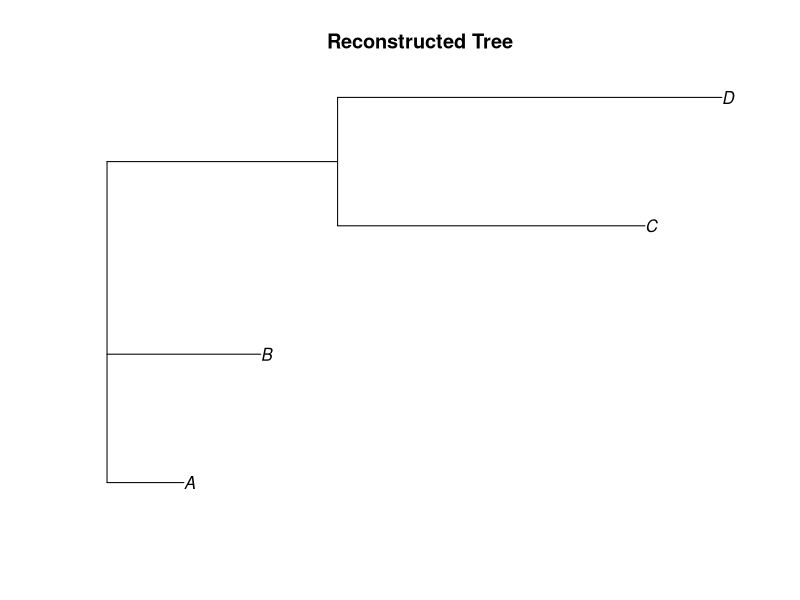
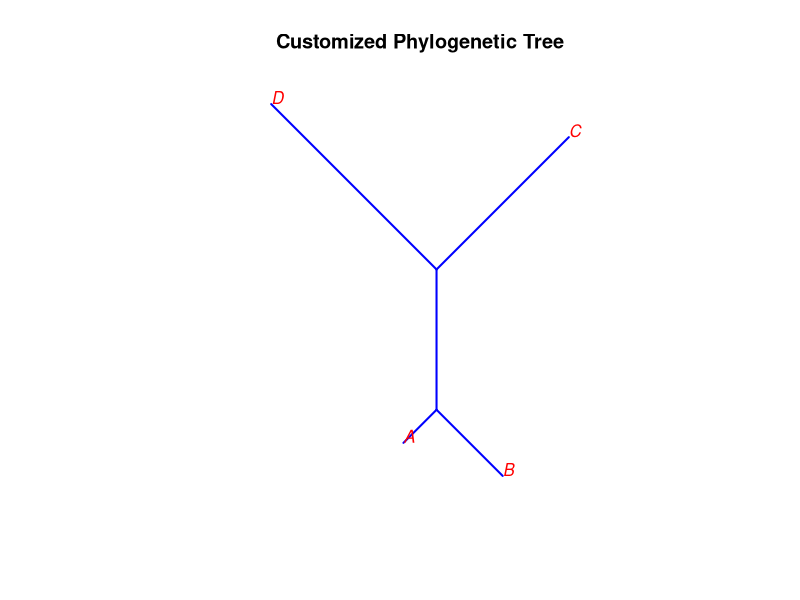
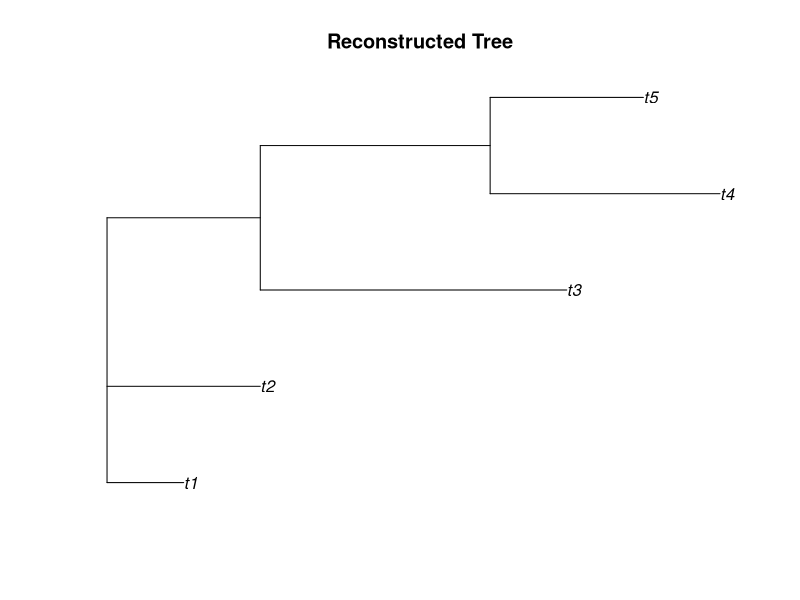
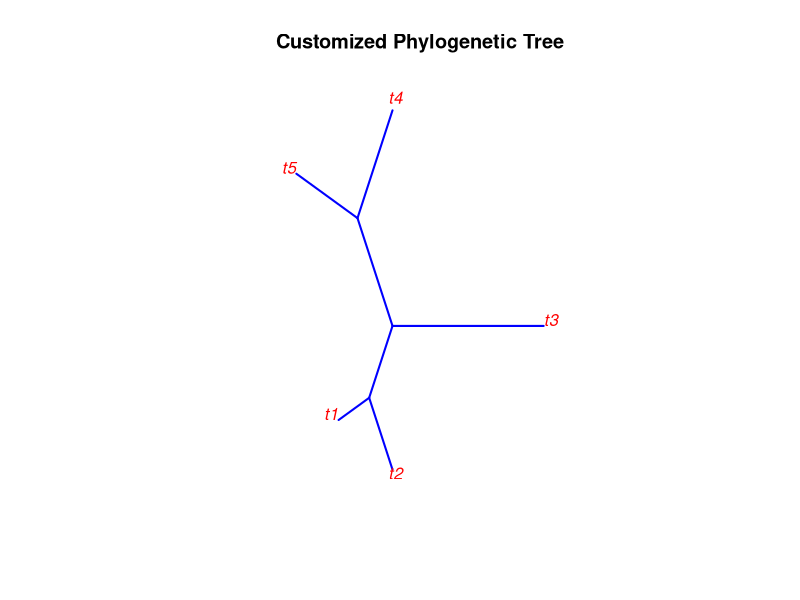

Reproduce these figures in R, in order.
## ---- chunk 1
# Load the ape package
library(ape)

# Define the tree as a list and assign the class "phylo"
egtree <- list(
  edge = matrix(c(5, 1,
                  5, 2,
                  5, 6,
                  6, 3,
                  6, 4), ncol = 2, byrow = TRUE),
  tip.label = c("A", "B", "C", "D"),
  Nnode = 2,
  edge.length = c(0.1, 0.2, 0.3, 0.4, 0.5)
)
class(egtree) <- "phylo"

# Plot the tree
plot(egtree, main = "Reconstructed Tree")

plot.phylo(egtree, type = "unrooted", edge.color = "blue", edge.width = 2, tip.color = "red", main = "Customized Phylogenetic Tree")
## ---- chunk 2
D = matrix(c(0,5,9,9,8,5,0,10,10,9,9,10,0,8,7,9,10,8,0,3,8,9,7,3,0), ncol=5)
# Calculate Q matrix
cal_Q <- function(D_matrix) {}
n = dim(D)[1]
st_m = matrix(0, ncol=n, nrow=n) # Standard matrix
diag(st_m) <- 1
Q = matrix(0, ncol=n, nrow=n)
trans_m = matrix(1, ncol=n, nrow=n)
d1 = D %*% trans_m
d2 = t(d1)
Q = (n-2) * D - d1 - d2
diag(Q) <- 0
min(Q)
cord = which(Q==-50,arr.ind=TRUE)[1,]
cord1 = cord[2]
cord2 = cord[1]
delta1 = 0.5 * D[cord1,cord2] + 0.5/(n-2)*(d1[cord1,cord2]-d2[cord1,cord2])
delta2 = D[cord1,cord2] - delta1

trans_m = st_m
trans_m[cord1,cord2] = 1
new_row = trans_m %*% D

trans_m = st_m
trans_m[cord1,] = -1
new_row = 0.5 * (new_row %*% trans_m)[cord1,c(-cord1, -cord2)]
D <- D[c(-cord1,-cord2),]
D <- D[,c(-cord1,-cord2)]
D <- rbind(new_row, D)
D <- cbind(c(0,new_row), D)
## ---- chunk 3
NJ <- function(D_matrix, total_dim, edge_vector) {
  n = dim(D_matrix)[1]
  st_m = matrix(0, ncol=n, nrow=n) # Standard matrix
  diag(st_m) <- 1
  Q = matrix(0, ncol=n, nrow=n)
  trans_m = matrix(1, ncol=n, nrow=n)
  d1 = D_matrix %*% trans_m
  d2 = t(d1)
  Q = (n-2) * D_matrix - d1 - d2
  diag(Q) <- 0
  minQ <- min(Q)
  cord = which(Q==minQ, arr.ind=TRUE)[1,]
  cord1 = cord[2]
  cord2 = cord[1]
  
  edge1 = edge_vector[cord1]
  edge2 = edge_vector[cord2] # retrieve the edge values for joining taxa
  #if(n != total_dim) {
   # if(cord1 == 1) {
    #  edge1 = 2*total_dim-n # edge value for new node created in last iteration
    #}
  #} 
  delta1 = 0.5 * D_matrix[cord1,cord2] + 0.5/(n-2)*(d1[cord1,cord2]-d2[cord1,cord2])
  delta2 = D_matrix[cord1,cord2] - delta1
  
  if (n==3) {
    delta3 = D_matrix[1,3] - delta1 # it's for the last iteration which will omit 3 delta values. The last Q matrix must be a matrix with all equal values not in diagonal
    edge3 = edge_vector[3]
    return(list(c(edge1, edge2, edge3), c(delta1, delta2, delta3)))
  } # the last iteration would not need to update the D matrix and just return edge values and delta
  
  trans_m = st_m
  trans_m[cord1,cord2] = 1
  new_row = trans_m %*% D_matrix
  
  trans_m = st_m
  trans_m[cord1,] = -1
  new_row = 0.5 * (new_row %*% trans_m)[cord1,c(-cord1, -cord2)]

  D_matrix <- D_matrix[c(-cord1,-cord2),]
  D_matrix <- D_matrix[,c(-cord1,-cord2)] # delete 2 rows and 2 cols that belong to the 2 joined taxa
  edge_vector <- edge_vector[c(-cord1,-cord2)] # do the same on edge matrix
  edge_vector <- append(total_dim+n-2, edge_vector) # create a new edge value for new node
  D_matrix <- rbind(new_row, D_matrix)
  D_matrix <- cbind(c(0,new_row), D_matrix) # Always the new node is in the first col and row
  return(list(D_matrix, c(edge1, edge2), c(delta1, delta2), edge_vector))
}

edge <- c(1:5)
D = matrix(c(0,5,9,9,8,5,0,10,10,9,9,10,0,8,7,9,10,8,0,3,8,9,7,3,0), ncol=5)
t <- NJ(D, dim(D)[1], edge)
## ---- chunk 4
NJ_iter <- function(D_init) {
  dim = dim(D_init)[1]
  edge_v = c(1:dim) # vector can be operated and record the edge values' changes
  edge <- matrix(0, ncol=2, nrow=2*dim-3)
  tip.label <- paste("t", 1:dim, sep='')
  Nnode = dim - 2
  edge.length <- c(rep(0, each=2*dim-3))
  for(i in dim:4) {
    out <- NJ(D_init, dim, edge_v)
    D_init <- out[[1]]
    print(D_init)
    edge[c(2*dim-2*i+1,2*dim-2*i+2),] <- c(dim+i-2, dim+i-2, out[[2]][1], out[[2]][2]) # the first 2 elements are edge values for new node created in last iteration
    print(edge)
    edge.length[c(2*dim-2*i+1,2*dim-2*i+2)] <- out[[3]]
    print(edge.length)
    edge_v <- out[[4]]
  }
  print(edge_v)
  out <- NJ(D_init, dim, edge_v)
  edge[c(2*dim-5, 2*dim-4, 2*dim-3),] <- c(dim+1, dim+1, dim+1, out[[1]][1], out[[1]][2], out[[1]][3])
  print(edge)
  edge.length[c(2*dim-5, 2*dim-4, 2*dim-3)] <- out[[2]]
  print(edge.length)
  
  return(list("edge"=edge, "tip.label"=tip.label, "Nnode"=Nnode, "edge.length"=edge.length))
}

D = matrix(c(0,5,9,9,8,5,0,10,10,9,9,10,0,8,7,9,10,8,0,3,8,9,7,3,0), ncol=5)
tree <- NJ_iter(D)
## ---- chunk 5
tree$edge <- cbind(matrix(rev(tree$edge), ncol=2)[,2], matrix(rev(tree$edge), ncol=2)[,1])
tree$tip.label <- rev(tree$tip.label)
tree$edge.length <- rev(tree$edge.length)
## ---- chunk 6
class(tree) <- "phylo"
# Plot the tree
plot(tree, main = "Reconstructed Tree")

plot.phylo(tree, type = "unrooted", edge.color = "blue", edge.width = 2, tip.color = "red", main = "Customized Phylogenetic Tree")
